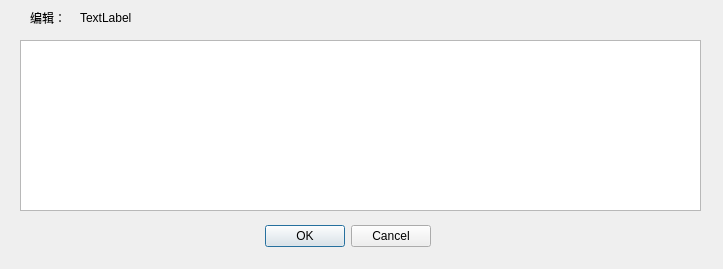
<?xml version="1.0" encoding="UTF-8"?>
<ui version="4.0">
 <class>TextEditorPopDlg</class>
 <widget class="QDialog" name="TextEditorPopDlg">
  <property name="geometry">
   <rect>
    <x>0</x>
    <y>0</y>
    <width>723</width>
    <height>269</height>
   </rect>
  </property>
  <property name="windowTitle">
   <string>Dialog</string>
  </property>
  <widget class="QDialogButtonBox" name="buttonBox">
   <property name="geometry">
    <rect>
     <x>90</x>
     <y>220</y>
     <width>341</width>
     <height>32</height>
    </rect>
   </property>
   <property name="orientation">
    <enum>Qt::Horizontal</enum>
   </property>
   <property name="standardButtons">
    <set>QDialogButtonBox::Cancel|QDialogButtonBox::Ok</set>
   </property>
  </widget>
  <widget class="QLabel" name="label">
   <property name="geometry">
    <rect>
     <x>30</x>
     <y>10</y>
     <width>41</width>
     <height>16</height>
    </rect>
   </property>
   <property name="text">
    <string>编辑：</string>
   </property>
  </widget>
  <widget class="QLabel" name="labTips">
   <property name="geometry">
    <rect>
     <x>80</x>
     <y>10</y>
     <width>121</width>
     <height>16</height>
    </rect>
   </property>
   <property name="text">
    <string>TextLabel</string>
   </property>
  </widget>
  <widget class="QPlainTextEdit" name="myText">
   <property name="geometry">
    <rect>
     <x>20</x>
     <y>40</y>
     <width>681</width>
     <height>171</height>
    </rect>
   </property>
   <property name="inputMethodHints">
    <set>Qt::ImhMultiLine|Qt::ImhNoPredictiveText</set>
   </property>
  </widget>
 </widget>
 <resources/>
 <connections>
  <connection>
   <sender>buttonBox</sender>
   <signal>accepted()</signal>
   <receiver>TextEditorPopDlg</receiver>
   <slot>accept()</slot>
   <hints>
    <hint type="sourcelabel">
     <x>248</x>
     <y>254</y>
    </hint>
    <hint type="destinationlabel">
     <x>157</x>
     <y>274</y>
    </hint>
   </hints>
  </connection>
  <connection>
   <sender>buttonBox</sender>
   <signal>rejected()</signal>
   <receiver>TextEditorPopDlg</receiver>
   <slot>reject()</slot>
   <hints>
    <hint type="sourcelabel">
     <x>316</x>
     <y>260</y>
    </hint>
    <hint type="destinationlabel">
     <x>286</x>
     <y>274</y>
    </hint>
   </hints>
  </connection>
 </connections>
</ui>
